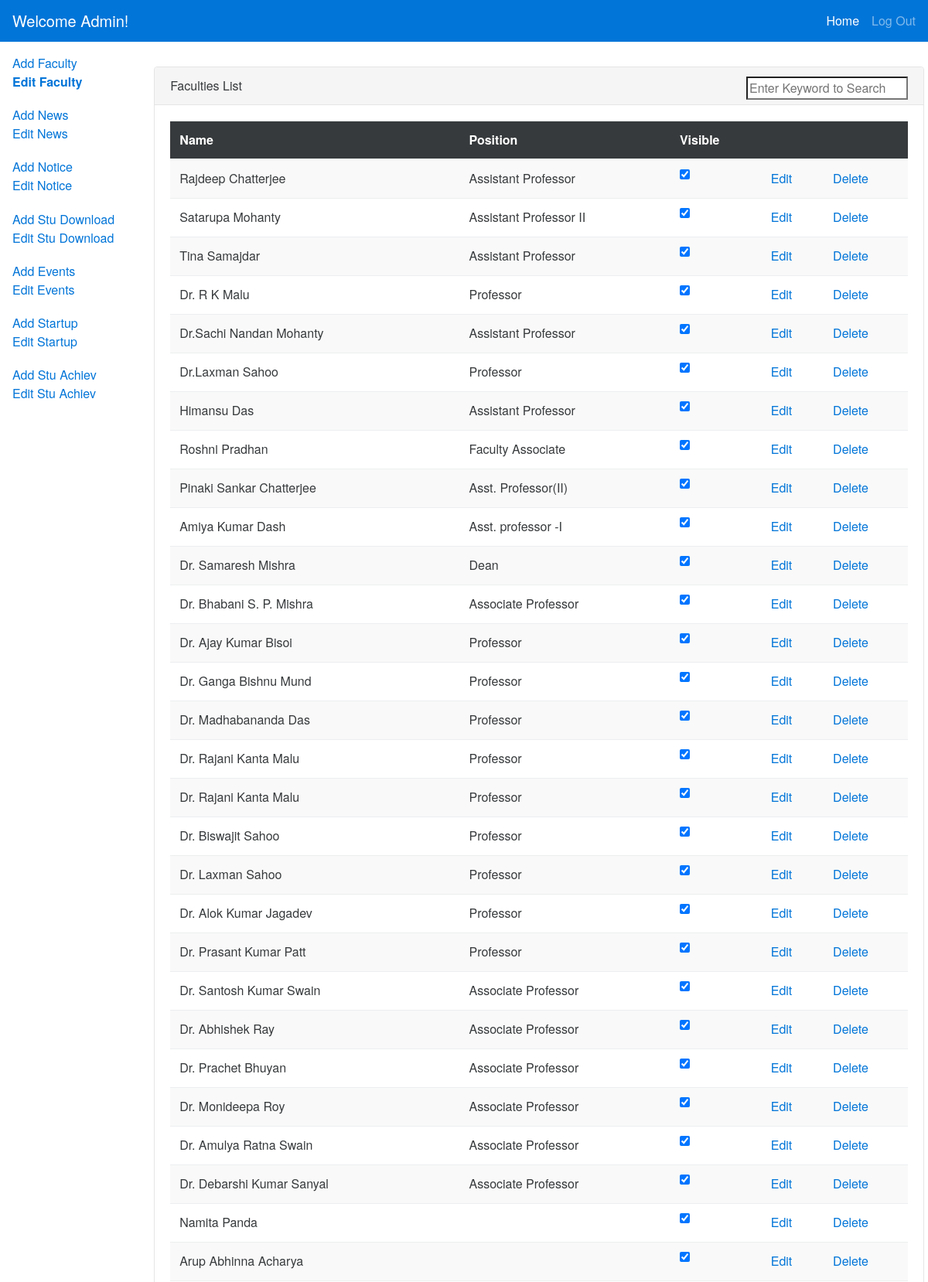
The page /admin_panel/faculty_view.php (signed in, upper part) on the database its author committed.
### tables this page shows
CREATE TABLE IF NOT EXISTS `faculty` (
  `id` int(11) NOT NULL AUTO_INCREMENT,
  `Name` varchar(30) NOT NULL,
  `Subjects` varchar(1500) NOT NULL,
  `Email` varchar(50) NOT NULL,
  `Dp` varchar(500) NOT NULL,
  `Position` varchar(30) NOT NULL,
  `Spec` text NOT NULL,
  `Achievement` text NOT NULL,
  `journals` text NOT NULL,
  `confs` text NOT NULL,
  `Cabin` text NOT NULL,
  `Industy` varchar(10) NOT NULL,
  `Research` varchar(10) NOT NULL,
  `Teaching` varchar(10) NOT NULL,
  `About` text NOT NULL,
  `proj` text NOT NULL,
  `Visibility` tinyint(1) NOT NULL,
  PRIMARY KEY (`id`)
);

### admin_panel/faculty_view.php (the view, shortened to what this page needs)
<?php
include('php/intialize.php');
$result = $con->prepare("SELECT * FROM `faculty`");
		         $result->execute();
?>
<!DOCTYPE html>
<html><head><meta http-equiv="Content-Type" content="text/html; charset=UTF-8">
  <link rel="stylesheet" href="css/style.css">
  <link rel="stylesheet" href="css/bootstrap.min.css">
  <link href="css/font-awesome.min.css" rel="stylesheet">
</head>
<body>
<?php
if (isset($_SESSION['Username']) && $_SESSION['Password'] == true) {
  ?>
  <nav class="navbar navbar-fixed-top navbar-dark bg-primary">
    <a class="navbar-brand">Welcome Admin!</a>
    <div class="collapse navbar-toggleable-xs" id="collapsingNavbar">
        <ul class="nav navbar-nav pull-right">
            <li class="nav-item active">
                <a class="nav-link" href="index.php">Home <span class="sr-only">Home</span></a>
            </li>
            <li class="nav-item">
                <a class="nav-link" href="" data-target="#myModal" data-toggle="modal">Log Out</a>
            </li>
        </ul>
    </div>
</nav>
<div class="container-fluid" id="main">
    <div class="row row-offcanvas row-offcanvas-left">
        <div class="col-md-3 col-lg-2 sidebar-offcanvas" id="sidebar" role="navigation">
            <ul class="nav nav-pills nav-stacked">
                <li class="nav-item"><div class="nav-link">
                <a href="faculty_add.php">Add Faculty</a> </br>
                <a href="faculty_view.php"><strong>Edit Faculty</strong></a>
                </div>
                </li>
                <li class="nav-item"><div class="nav-link">
                <a href="news_add.php">Add News</a> </br>
                <a href="news_view.php">Edit News</a>
                </div>
                </li>
                <li class="nav-item"><div class="nav-link">
                <a href="notice_add.php">Add Notice</a> </br>
                <a href="notice_view.php">Edit Notice</a>
                </div>
                </li>
                <li class="nav-item"><div class="nav-link">
                <a href="stu_res_add.php">Add Stu Download</a> </br>
                <a href="stu_res_view.php">Edit Stu Download</a>
                </div>
                </li>
                <li class="nav-item"><div class="nav-link">
                <a href="event_add.php">Add Events</a> </br>
                <a href="event_view.php">Edit Events</a>
                </div>
                </li>
                <li class="nav-item"><div class="nav-link">
                <a href="startup_add.php">Add Startup</a> </br>
                <a href="startup_view.php">Edit Startup</a>
                </div>
                </li>
                <li class="nav-item"><div class="nav-link">
                <a href="stu_add.php">Add Stu Achiev</a> </br>
                <a href="stu_view.php">Edit Stu Achiev</a>
                </div>
                </li>
            </ul>
        </div>
        <div class="col-md-9 col-lg-10 main">
               </div>
           <div id="newfac" class="card">
                        <div class="card-header">
                       Faculties List  <input type="text" style="float:right;" name="Search" id="Search" placeholder="Enter Keyword to Search"></input>
                        </div>
                        <div class="card-block">
                            <div class="table-responsive">
                        <table class="table table-striped" id="list">
                            <thead class="thead-inverse">
                                <tr>
                                    <th>Name</th>
                                    <th>Position</th>
                                    <th>Visible</th>
                                    <th>&nbsp;</th>
                                    <th>&nbsp;</th>
                                </tr>
                            </thead>
                            <tbody>
                            <?php
		         for($i=0; $row = $result->fetch(); $i++){
	             ?>
                                <tr id="<?php echo $row['id']; ?>">
                                    <td><?php echo $row['Name']; ?></td>
                                    <td><?php echo $row['Position']; ?></td>
                                    <td><input type="checkbox" class="checkbox" rel="<?php echo $row['id'];?>" rel2="faculty" value="1"
                                        <?php if($row['Visibility']==1) echo 'checked'; ?>>
                                        </td>
                                    <td><a href="faculty_edit.php?id=<?php echo $row['id']; ?>">Edit</a></td>
                                    <td><a href="#" onclick="return false;" class="del_btn" rel="<?php echo $row['id'];?>">Delete</a></td>
                                </tr>
                                <?php } ?>
                            </tbody> </table></div></div></div>
</div></div>
 <?php }
 else{ ?>
 <center><h3>You are Not Logged in click <a href="login.php?r=<?php echo $_SERVER['REQUEST_URI'];?>">here</a> to login.</h3></center>
 <?php } ?>
</body></html>

### admin_panel/css/style.css (style rules this page uses)
body { padding-top:62px; }
body, html { height:100%; }
.container-fluid >.row { margin-left: -15px; margin-right: -10px; }
#sidebar { padding-left:0; }
.card { overflow:hidden; }

### rows shown on the page
faculty: Name "Rajdeep Chatterjee", Position "Assistant Professor", Visibility "☑"
faculty: Name "Satarupa Mohanty", Position "Assistant Professor II", Visibility "☑"
faculty: Name "Tina Samajdar", Position "Assistant Professor", Visibility "☑"
faculty: Name "Dr. R K Malu", Position "Professor", Visibility "☑"
faculty: Name "Dr.Sachi Nandan Mohanty", Position "Assistant Professor", Visibility "☑"
faculty: Name "Dr.Laxman Sahoo", Position "Professor", Visibility "☑"
faculty: Name "Himansu Das", Position "Assistant Professor", Visibility "☑"
faculty: Name "Roshni Pradhan", Position "Faculty Associate", Visibility "☑"
faculty: Name "Pinaki Sankar Chatterjee", Position "Asst. Professor(II)", Visibility "☑"
faculty: Name "Amiya Kumar Dash", Position "Asst. professor -I", Visibility "☑"
faculty: Name "Dr. Samaresh Mishra", Position "Dean", Visibility "☑"
faculty: Name "Dr. Bhabani S. P. Mishra", Position "Associate Professor", Visibility "☑"
faculty: Name "Dr. Ajay Kumar Bisoi", Position "Professor", Visibility "☑"
faculty: Name "Dr. Ganga Bishnu Mund", Position "Professor", Visibility "☑"
faculty: Name "Dr. Madhabananda Das", Position "Professor", Visibility "☑"
faculty: Name "Dr. Rajani Kanta Malu", Position "Professor", Visibility "☑"
faculty: Name "Dr. Rajani Kanta Malu", Position "Professor", Visibility "☑"
faculty: Name "Dr. Biswajit Sahoo", Position "Professor", Visibility "☑"
faculty: Name "Dr. Laxman Sahoo", Position "Professor", Visibility "☑"
faculty: Name "Dr. Alok Kumar Jagadev", Position "Professor", Visibility "☑"
faculty: Name "Dr. Prasant Kumar Patt", Position "Professor", Visibility "☑"
faculty: Name "Dr. Santosh Kumar Swain", Position "Associate Professor", Visibility "☑"
faculty: Name "Dr. Abhishek Ray", Position "Associate Professor", Visibility "☑"
faculty: Name "Dr. Prachet Bhuyan", Position "Associate Professor", Visibility "☑"
faculty: Name "Dr. Monideepa Roy", Position "Associate Professor", Visibility "☑"
faculty: Name "Dr. Amulya Ratna Swain", Position "Associate Professor", Visibility "☑"
faculty: Name "Dr. Debarshi Kumar Sanyal", Position "Associate Professor", Visibility "☑"
faculty: Name "Namita Panda", Visibility "☑"
faculty: Name "Arup Abhinna Acharya", Visibility "☑"
